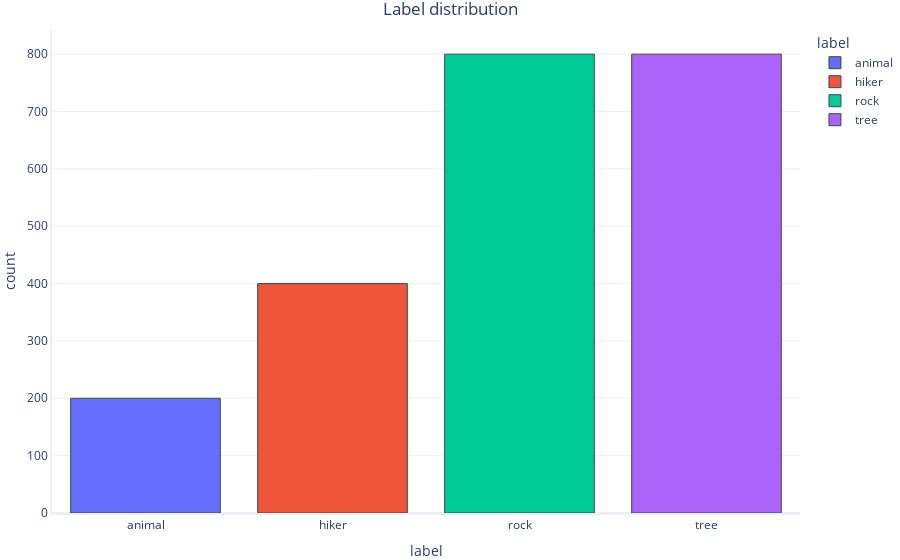

Here is the notebook cell this chart was saved with:
### Markdown cell above
Recuerde que tenemos un conjunto de datos desequilibrado. Algunas clases son mucho más frecuentes que otras:

### Code cell
import graphing # custom graphing code. See our GitHub repo for details

# Plot a histogram with counts for each label
graphing.multiple_histogram(dataset, label_x="label", label_group="label", title="Label distribution")

### Figure 1 — Plotly figure (JSON) as saved in the notebook; plotly's stock layout.template omitted (floating-point values rounded to 4 significant figures; data arrays with more than 128 entries replaced by an {"elided": "..."} marker saying what was removed)
{"data": [{"histfunc": "count", "name": "animal", "type": "histogram", "x": {"elided": "200 str values"}}, {"histfunc": "count", "name": "hiker", "type": "histogram", "x": {"elided": "400 str values"}}, {"histfunc": "count", "name": "rock", "type": "histogram", "x": {"elided": "800 str values"}}, {"histfunc": "count", "name": "tree", "type": "histogram", "x": {"elided": "800 str values"}}], "layout": {"legend": {"title": {"text": "label"}}, "title": {"text": "Label distribution"}, "xaxis": {"title": {"text": "label"}}, "yaxis": {"title": {"text": "count"}}}}
